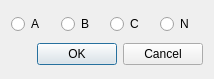
<?xml version="1.0" encoding="UTF-8"?>
<ui version="4.0">
 <class>CAnaPhaseDialog</class>
 <widget class="QDialog" name="CAnaPhaseDialog">
  <property name="geometry">
   <rect>
    <x>0</x>
    <y>0</y>
    <width>214</width>
    <height>79</height>
   </rect>
  </property>
  <property name="windowTitle">
   <string>Dialog</string>
  </property>
  <layout class="QVBoxLayout" name="verticalLayout">
   <item>
    <layout class="QHBoxLayout" name="horizontalLayout">
     <item>
      <widget class="QRadioButton" name="m_radioButtonA">
       <property name="text">
        <string>A</string>
       </property>
      </widget>
     </item>
     <item>
      <widget class="QRadioButton" name="m_radioButtonB">
       <property name="text">
        <string>B</string>
       </property>
      </widget>
     </item>
     <item>
      <widget class="QRadioButton" name="m_radioButtonC">
       <property name="text">
        <string>C</string>
       </property>
      </widget>
     </item>
     <item>
      <widget class="QRadioButton" name="m_radioButtonN">
       <property name="text">
        <string>N</string>
       </property>
      </widget>
     </item>
    </layout>
   </item>
   <item>
    <widget class="QDialogButtonBox" name="buttonBox">
     <property name="orientation">
      <enum>Qt::Horizontal</enum>
     </property>
     <property name="standardButtons">
      <set>QDialogButtonBox::Cancel|QDialogButtonBox::Ok</set>
     </property>
    </widget>
   </item>
  </layout>
 </widget>
 <resources/>
 <connections>
  <connection>
   <sender>buttonBox</sender>
   <signal>accepted()</signal>
   <receiver>CAnaPhaseDialog</receiver>
   <slot>accept()</slot>
   <hints>
    <hint type="sourcelabel">
     <x>248</x>
     <y>254</y>
    </hint>
    <hint type="destinationlabel">
     <x>157</x>
     <y>274</y>
    </hint>
   </hints>
  </connection>
  <connection>
   <sender>buttonBox</sender>
   <signal>rejected()</signal>
   <receiver>CAnaPhaseDialog</receiver>
   <slot>reject()</slot>
   <hints>
    <hint type="sourcelabel">
     <x>316</x>
     <y>260</y>
    </hint>
    <hint type="destinationlabel">
     <x>286</x>
     <y>274</y>
    </hint>
   </hints>
  </connection>
 </connections>
</ui>
